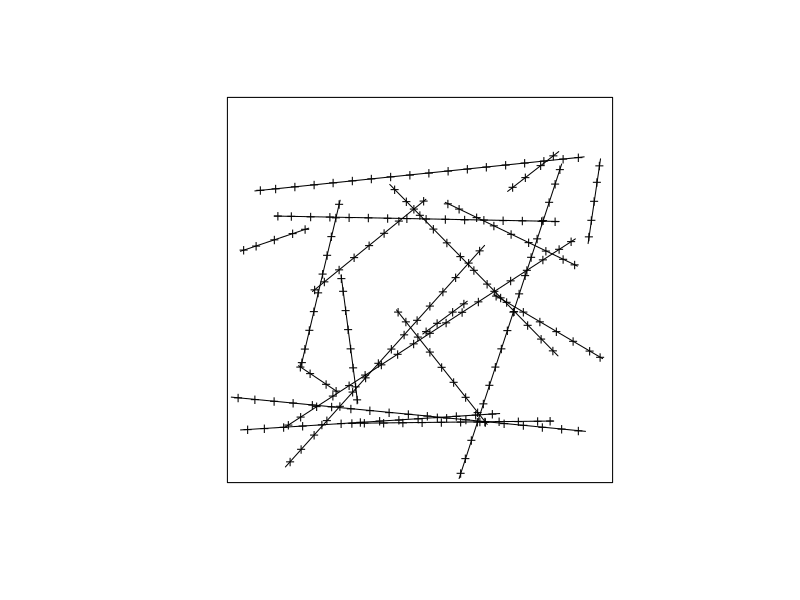

R code for this plot:
library(spatstat)


### Name: pointsOnLines
### Title: Place Points Evenly Along Specified Lines
### Aliases: pointsOnLines
### Keywords: spatial manip

### ** Examples

  X <- psp(runif(20), runif(20), runif(20), runif(20),  window=owin())
  Y <- pointsOnLines(X, eps=0.05)
  plot(X, main="")
  plot(Y, add=TRUE, pch="+")
